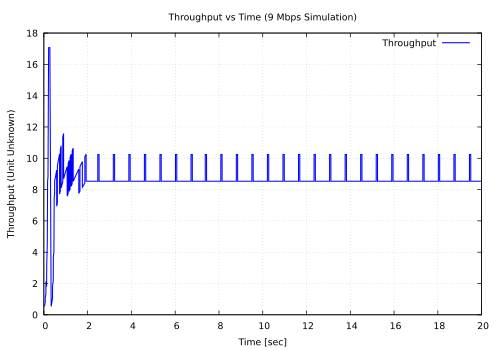

Reproduce this figure in gnuplot.
# --- 出力設定 ---
set terminal pdfcairo size 5,3.5 font "sans,10"
set output 'throughput_9Mb.pdf'

# --- 基本設定 ---
set grid

# 必要に応じてX軸・Y軸の範囲を指定してください
# set xrange [0:20]
# set yrange [0:10]

# --- ラベル設定 ---
set xlabel "Time [sec]"
# ※2列目の値の正確な単位が不明なため、仮置きしています
set ylabel "Throughput (Unit Unknown)" 
set title "Throughput vs Time (9 Mbps Simulation)"

# --- 凡例設定 ---
set key top right
set key nobox

# --- 描画 ---
# throughput_9Mb.datの1列目(時間)と2列目(スループット)を線(lines)でプロット
plot "throughput_9Mb.dat" using 1:2 with lines \
     lc rgb "blue" lw 1.5 \
     title "Throughput"
